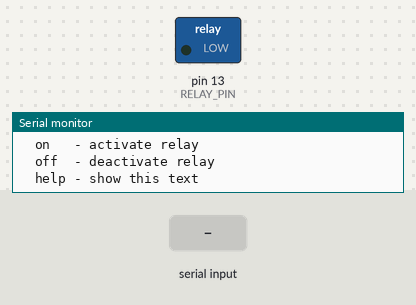
Bench run of a sketch on a simulated Arduino Uno, built with avr-gcc and run on an emulated ATmega328P. Shown: switched loads named in the sketch (green lamp = pin HIGH), the last lines printed to the serial monitor. The test bench sets the inputs (shaded band).

Above: at 1.3 s.
1.4 s: "on\n" received over Serial
At 1.9 s:
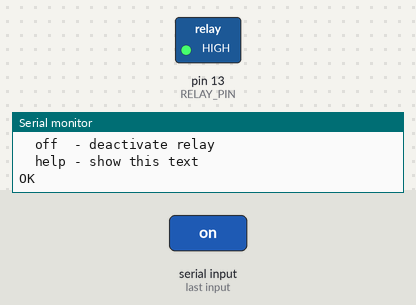
2.9 s: "off\n" received over Serial
At 4.2 s:
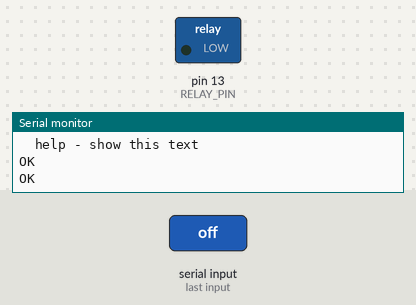
Timing chart, 0 to 5.9 s (numbered marks = the images above; inputs shaded):
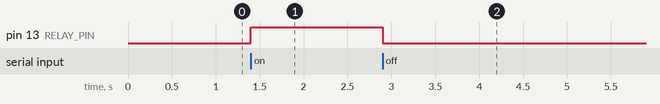

Measured:
- after the input at 1.4 s, pin 13 (RELAY_PIN): LOW → HIGH at once
- after the input at 2.9 s, pin 13 (RELAY_PIN): HIGH → LOW at once

The sketch:

UART_Relay.ino
```cpp
const int RELAY_PIN = 13;

char cmdBuf[16];
uint8_t cmdLen = 0;
bool relayOn = false;

void printHelp() {
  Serial.println("USB Relay 1");
  Serial.println("Commands:");
  Serial.println("  on   - activate relay");
  Serial.println("  off  - deactivate relay");
  Serial.println("  help - show this text");
}

void handleCommand(const char* cmd) {
  if (strcmp(cmd, "on") == 0) {
    relayOn = true;
    digitalWrite(RELAY_PIN, HIGH);
    Serial.println("OK");
  } else if (strcmp(cmd, "off") == 0) {
    relayOn = false;
    digitalWrite(RELAY_PIN, LOW);
    Serial.println("OK");
  } else if (strcmp(cmd, "help") == 0) {
    printHelp();
    Serial.println("OK");
  } else {
    Serial.println("unknown command");
  }
}

void setup() {
  Serial.begin(115200);

  pinMode(RELAY_PIN, OUTPUT);
  digitalWrite(RELAY_PIN, LOW);
  delay(100);
  printHelp();
}

void loop() {
  while (Serial.available() > 0) {
    char rx = Serial.read();

    if (rx == '\n' || rx == '\r') {
      if (cmdLen > 0) {
        cmdBuf[cmdLen] = '\0';
        handleCommand(cmdBuf);
        cmdLen = 0;
      }
    } else if (cmdLen < sizeof(cmdBuf) - 1) {
      cmdBuf[cmdLen] = rx;
      cmdLen++;
    }
  }
}
```
